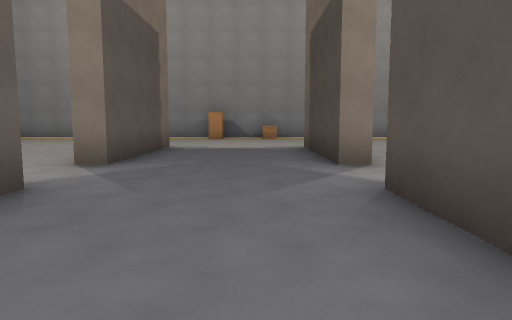
[1] (above)

16 first-person views from a walk through a level from a Godot 3-D game. The camera is 1.3 m above the floor, tilts 6° down and sees 70° across. The floor is counted in squares, 2 m on a side. Each view is taken from the middle of a square. On the plan, view 1 faces up. The plan holds only what a view shows up to about 11 squares ahead; the rest is blank. Surface patterns are stand-ins for the level's own textures.

[2]
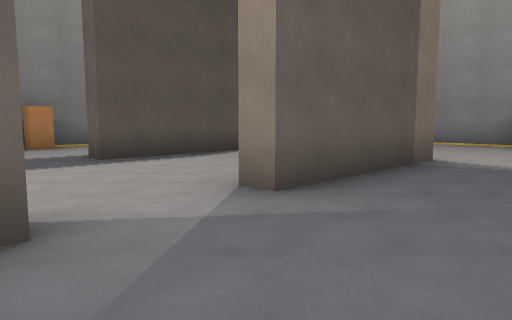

[3]
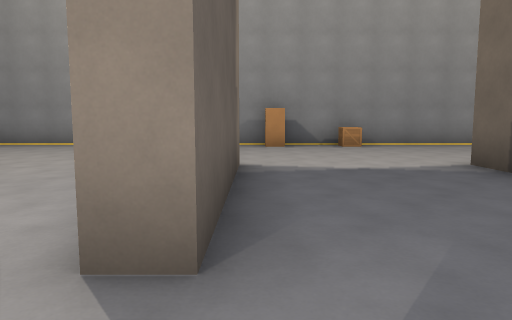

[4]
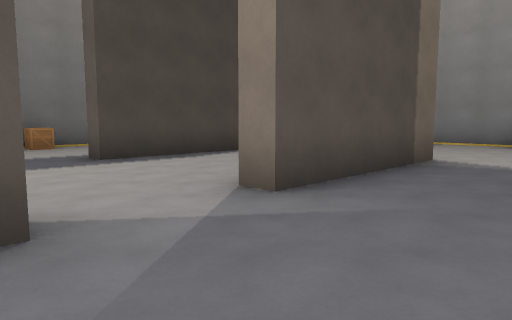

[5]
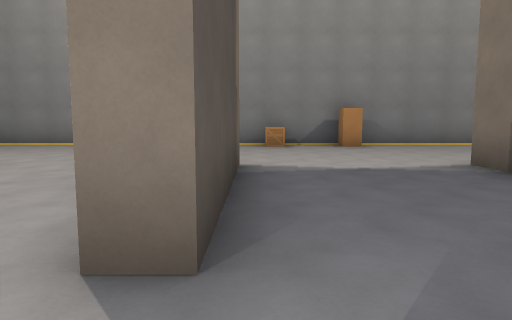

[6]
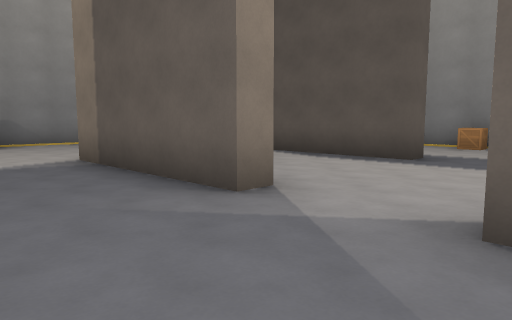

[7]
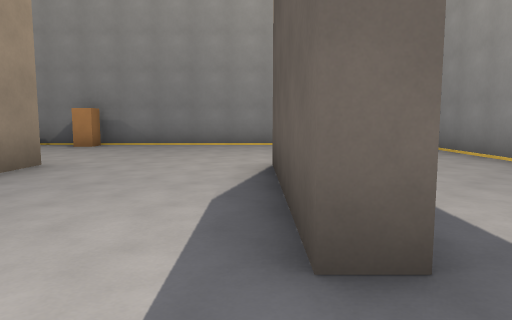

[8]
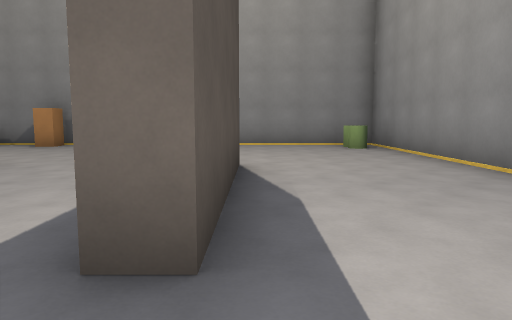

[9]
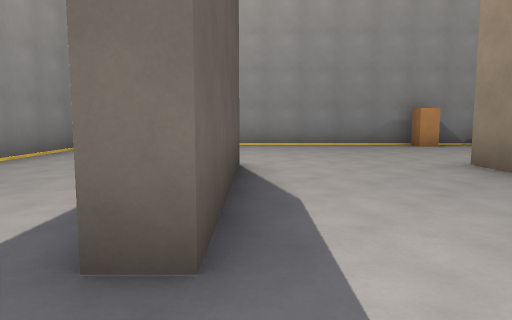

[10]
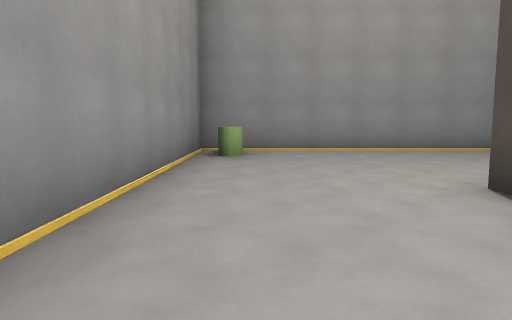

[11]
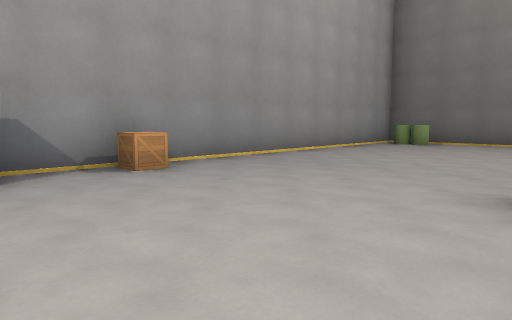

[12]
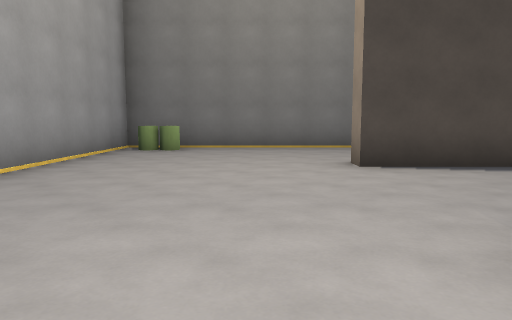

[13]
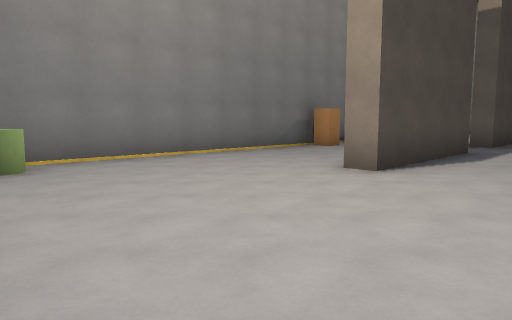

[14]
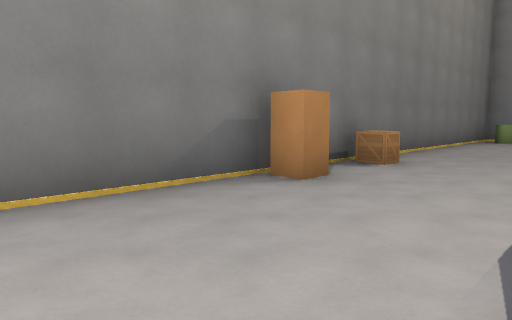

[15]
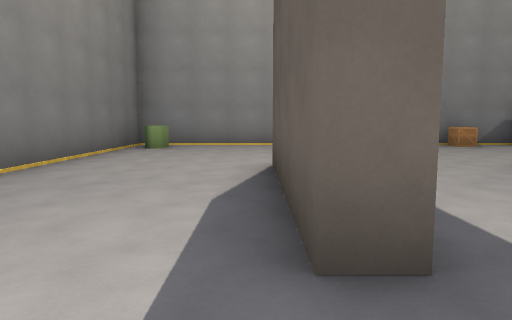

[16]
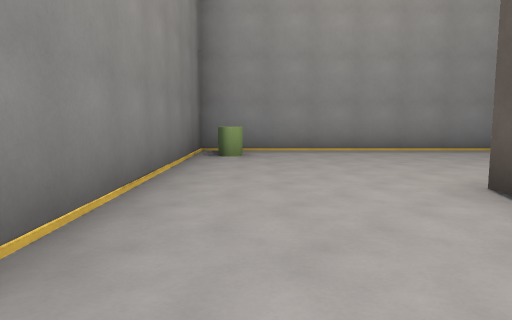

### Floor plan
Points are (right, up) in squares from view 1. A wall is a line through its corners. A room is listed if a view was taken in it or the views show most of it. See-through windows are left out.
Room 1 (views 1, 2, 3, 4, 5, 6, 7, 8, 9, 10, 11, 12, 13, 14, 15, 16)
walls: (1.9, 5.5) (1.3, 5.5) (1.3, 9.5); (-2.8, 3.5) (-2.2, 3.5) (-2.2, -0.5); (1.3, -0.5) (1.3, 3.5) (1.8, 3.5); (-2.8, -0.5) (-2.8, 0.5); (-2.8, 8.5) (-2.8, 9.5); (5.2, 5.4) (5.2, 9.5) (5.8, 9.5); (-2.2, 9.5) (-2.2, 5.5) (-2.8, 5.5); (5.2, 0.2) (5.2, 3.5) (5.7, 3.5) (5.7, -0.5); (-6.8, -0.5) (-6.8, 3.5) (-6.2, 3.5) (-6.2, -0.4); (-6.2, 9.5) (-6.2, 5.5) (-6.8, 5.5); (8.5, 5.1) (8.5, 5.7) (9, 5.7); (-1.8, -5) (-1.8, -4.5) (-1.3, -4.5) (-1.3, -5); (9.2, 5.4) (9.2, 14.2) (-10.2, 14.2) (-10.2, 5.2); (-1.1, 13.5) (-1.8, 13.5) (-1.8, 14); (-9.5, 5.9) (-9.5, 5.3) (-10, 5.3); (-10.2, 3.6) (-10.2, 2.1); (-10.2, 0.4) (-10.2, -5.2) (9.2, -5.2) (9.2, 3.6)
objects: crate (-10, 4); crate (0, -5); crate (0, 14); crate (9, 4)

Positions as (right, up) in squares from view 1, and headings:
1: (0, 0), facing up
2: (0, 3), facing up-left
3: (-2, 4), facing up
4: (-1, 6), facing down-right
5: (1, 5), facing down
6: (0, 6), facing down-left
7: (-6, 5), facing down
8: (-7, 5), facing down
9: (-6, 4), facing up
10: (-9, 6), facing up
11: (-2, 9), facing up-right
12: (0, 11), facing right
13: (3, 14), facing down-right
14: (6, 9), facing down-right
15: (6, 5), facing down
16: (8, 3), facing down
